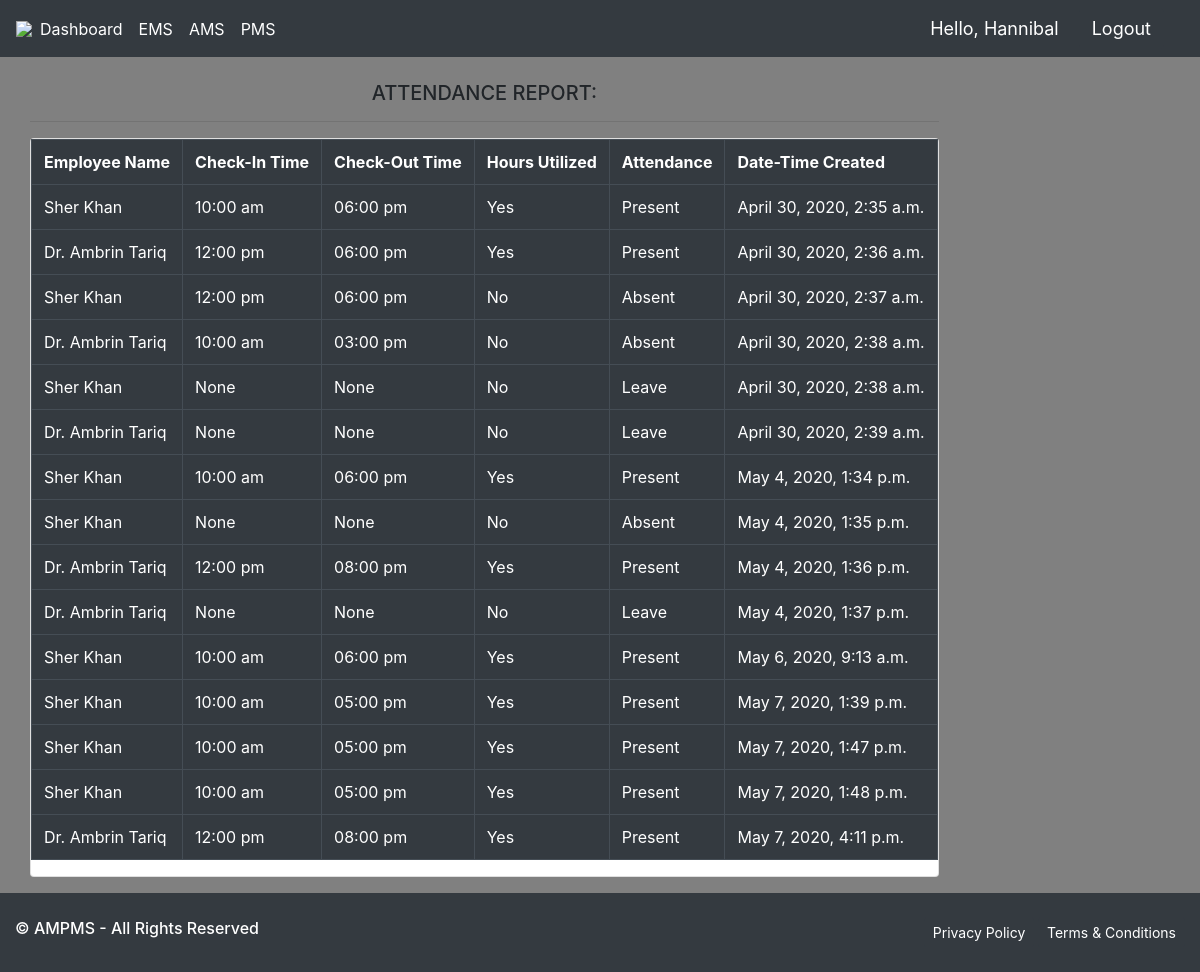
/report/ (signed in), run on the app's committed database.
### Project/models.py (models this page shows, shortened)
class Attendance(models.Model):
    CHECKED_IN = (
        ('Yes', 'Yes'),
        ('No', 'No')
    )
    CHECKED_OUT = (
        ('Yes', 'Yes'),
        ('No', 'No')
    )
    STATUS = (
        ('Working', 'Working'),
        ('End', 'End'),
        ('Extra Shift', 'Extra Shift'),
        ('On Leave', 'On Leave'),
    )
    MARK = (
        ('Present', 'Present'),
        ('Absent', 'Absent'),
        ('Leave', 'Leave'),
    )
    EARLY_GOING = (
        ('Yes', 'Yes'),
        ('No', 'No'),
    )
    LATE_COMMING = (
        ('Yes', 'Yes'),
        ('No', 'No'),
    )
    HOURS_UTILIZED = (
        ('Yes', 'Yes'),
        ('No', 'No'),
    )
    Employee_Name = models.ForeignKey(Employee, null=True, on_delete=models.SET_NULL)
    Check_In = models.CharField(max_length=50, null=True, choices=CHECKED_IN)
    Time_In = models.CharField(max_length=100, null=True)
    Check_Out = models.CharField(max_length=50, null=True, choices=CHECKED_OUT)
    Time_Out = models.CharField(max_length=100, null=True)
    Early_Going = models.CharField(max_length=50, blank=True, null=True, choices=EARLY_GOING)
    Late_Comming = models.CharField(max_length=50, blank=True, null=True, choices=LATE_COMMING)
    leave = models.ForeignKey(Leave, blank=True, null=True, on_delete=models.SET_NULL)
    Status = models.CharField(max_length=100, null=True, choices=STATUS)
    FullHours_Utilized = models.CharField(max_length=50, null=True, choices=HOURS_UTILIZED)
    Mark_Attendance = models.CharField(max_length=100, null=True, choices=MARK)
    Date_created = models.DateTimeField(auto_now_add=True)

class Employee(models.Model):
    DEPARTMENT = (
        ('Psychologist', 'Psychologist'),
        ('Physiotherapist', 'Physiotherapist'),
        ('Consultant', 'Consultant'),
        ('Intern', 'Intern')
    )
    EDUCATION = (
        ('Bachelors', 'Bachelors'),
        ('Masters', 'Masters')
    )
    employee_user_id = models.OneToOneField(User, null=True, blank=False, on_delete=models.CASCADE)
    Full_Name = models.CharField(max_length=200, null=True)
    Email_Address = models.EmailField(max_length=200, null=True)
    CNIC = models.CharField(max_length=200, null=True)
    Password = models.CharField(max_length=200, blank=True, null=True)
    Confirm_Password = models.CharField(max_length=200, blank=True, null=True)
    Phone_No = models.CharField(max_length=200, null=True)
    Department = models.CharField(max_length=200, null=True, choices=DEPARTMENT)
    Designation = models.CharField(max_length=200, null=True)
    Salary = models.CharField(max_length=100, null=True)
    Experience = models.CharField(max_length=200, null=True)
    Education = models.CharField(max_length=200, null=True, choices=EDUCATION)
    Profile_Pic = models.ImageField(default="Male Profile Avatar.png", null=True, blank=True)
    Date_created = models.DateTimeField(auto_now_add=True)
    def __str__(self):
        return self.Full_Name

### Project/decorators.py (the view)
        def wrapper_func(request, *args, **kwargs):
            group = None
            if request.user.groups.exists():
                group = request.user.groups.all()[0].name
            if group in allowed_roles:
                return view_func(request, *args, **kwargs)
            else:
                return HttpResponse('You are not authorized to view this page')

### Project/views.py (called while the page is built)
@allowed_users(allowed_roles=['Admin'])
def report(request):
    att = Attendance.objects.all()
    context = {'Attendance_Report': att}
    return render(request, 'projects/Reports.html', context)

### Project/templates/projects/Reports.html (shortened to what this page needs)
{% extends 'projects/Main.html' %}
{% block content %}
<br>
<div class="container" align="center">
    <div class="row">
        <div class="col-md-6.5">
            <h5><font>ATTENDANCE REPORT:</font></h5>
            <hr>
            <div class="card text-dark bg-white mb-3">
                <table class="table table-bordered table-dark">
                    <tr>
                        <th>Employee Name</th>
                        <th>Check-In Time</th>
                        <th>Check-Out Time</th>
                        <th>Hours Utilized</th>
                        <th>Attendance</th>
                        <th>Date-Time Created</th>
                    </tr>
                    {% for i in Attendance_Report %}
                        <tr>
                            <td>{{i.Employee_Name}}</td>
                            <td>{{i.Time_In}}</td>
                            <td>{{i.Time_Out}}</td>
                            <td>{{i.FullHours_Utilized}}</td>
                            <td>{{i.Mark_Attendance}}</td>
                            <td>{{i.Date_created}}</td>
                        </tr>
                    {% endfor %}
                </table>
            </div>
        </div>
    </div>
</div>
{% endblock %}

### Project/templates/projects/Navbar.html (shortened to what this page needs)
{% load static %}
<nav class="navbar navbar-expand-lg navbar-light bg-dark">
  <img src="{% static 'Images/logo final test.png' %}">
  <div class="collapse navbar-collapse" id="navbarNav">
    <ul class="navbar-nav">
      <li class="nav-item active">
        <a class="nav-link nav text-white" href="{% url 'home' %}">Dashboard</a>
      </li>
      <li class="nav-item active">
        <a class="nav-link nav text-white" href="{% url 'user' %}">EMS</a>
      </li>
      <li class="nav-item active">
        <a class="nav-link nav text-white" href="{% url 'attendance' %}">AMS</a>
      </li>
      <li class="nav-item active">
        <a class="nav-link nav text-white" href="{% url 'payroll' %}">PMS</a>
      </li>
    </ul>
  </div>
  <span class="hello-msg">Hello, {{request.user}}</span>
  <span><a class="hello-msg btn btn-dark" href="{% url 'logout_user' %}">Logout</a></span>
</nav>

### Project/templates/projects/Main.html (style rules this page uses)
body, html { margin: 0; padding: 0; height: 100%; background: Grey !important; }

### Project/templates/projects/Navbar.html (style rules this page uses)
.hello-msg { font-size: 18px; color: #fff; margin-right: 20px; }

### data on the page
Attendance: Employee_Name "Sher Khan", Time_In "10:00 am", Time_Out "06:00 pm", FullHours_Utilized "Yes", Mark_Attendance "Present", Date_created "April 30, 2020, 2:35 a.m."
Attendance: Employee_Name "Dr. Ambrin Tariq", Time_In "12:00 pm", Time_Out "06:00 pm", FullHours_Utilized "Yes", Mark_Attendance "Present", Date_created "April 30, 2020, 2:36 a.m."
Attendance: Employee_Name "Sher Khan", Time_In "12:00 pm", Time_Out "06:00 pm", FullHours_Utilized "No", Mark_Attendance "Absent", Date_created "April 30, 2020, 2:37 a.m."
Attendance: Employee_Name "Dr. Ambrin Tariq", Time_In "10:00 am", Time_Out "03:00 pm", FullHours_Utilized "No", Mark_Attendance "Absent", Date_created "April 30, 2020, 2:38 a.m."
Attendance: Employee_Name "Sher Khan", Time_In "None", Time_Out "None", FullHours_Utilized "No", Mark_Attendance "Leave", Date_created "April 30, 2020, 2:38 a.m."
Attendance: Employee_Name "Dr. Ambrin Tariq", Time_In "None", Time_Out "None", FullHours_Utilized "No", Mark_Attendance "Leave", Date_created "April 30, 2020, 2:39 a.m."
Attendance: Employee_Name "Sher Khan", Time_In "10:00 am", Time_Out "06:00 pm", FullHours_Utilized "Yes", Mark_Attendance "Present", Date_created "May 4, 2020, 1:34 p.m."
Attendance: Employee_Name "Sher Khan", Time_In "None", Time_Out "None", FullHours_Utilized "No", Mark_Attendance "Absent", Date_created "May 4, 2020, 1:35 p.m."
Attendance: Employee_Name "Dr. Ambrin Tariq", Time_In "12:00 pm", Time_Out "08:00 pm", FullHours_Utilized "Yes", Mark_Attendance "Present", Date_created "May 4, 2020, 1:36 p.m."
Attendance: Employee_Name "Dr. Ambrin Tariq", Time_In "None", Time_Out "None", FullHours_Utilized "No", Mark_Attendance "Leave", Date_created "May 4, 2020, 1:37 p.m."
Attendance: Employee_Name "Sher Khan", Time_In "10:00 am", Time_Out "06:00 pm", FullHours_Utilized "Yes", Mark_Attendance "Present", Date_created "May 6, 2020, 9:13 a.m."
Attendance: Employee_Name "Sher Khan", Time_In "10:00 am", Time_Out "05:00 pm", FullHours_Utilized "Yes", Mark_Attendance "Present", Date_created "May 7, 2020, 1:39 p.m."
Attendance: Employee_Name "Sher Khan", Time_In "10:00 am", Time_Out "05:00 pm", FullHours_Utilized "Yes", Mark_Attendance "Present", Date_created "May 7, 2020, 1:47 p.m."
Attendance: Employee_Name "Sher Khan", Time_In "10:00 am", Time_Out "05:00 pm", FullHours_Utilized "Yes", Mark_Attendance "Present", Date_created "May 7, 2020, 1:48 p.m."
Attendance: Employee_Name "Dr. Ambrin Tariq", Time_In "12:00 pm", Time_Out "08:00 pm", FullHours_Utilized "Yes", Mark_Attendance "Present", Date_created "May 7, 2020, 4:11 p.m."

### other printed values
{{ request.user }} "Hannibal"
